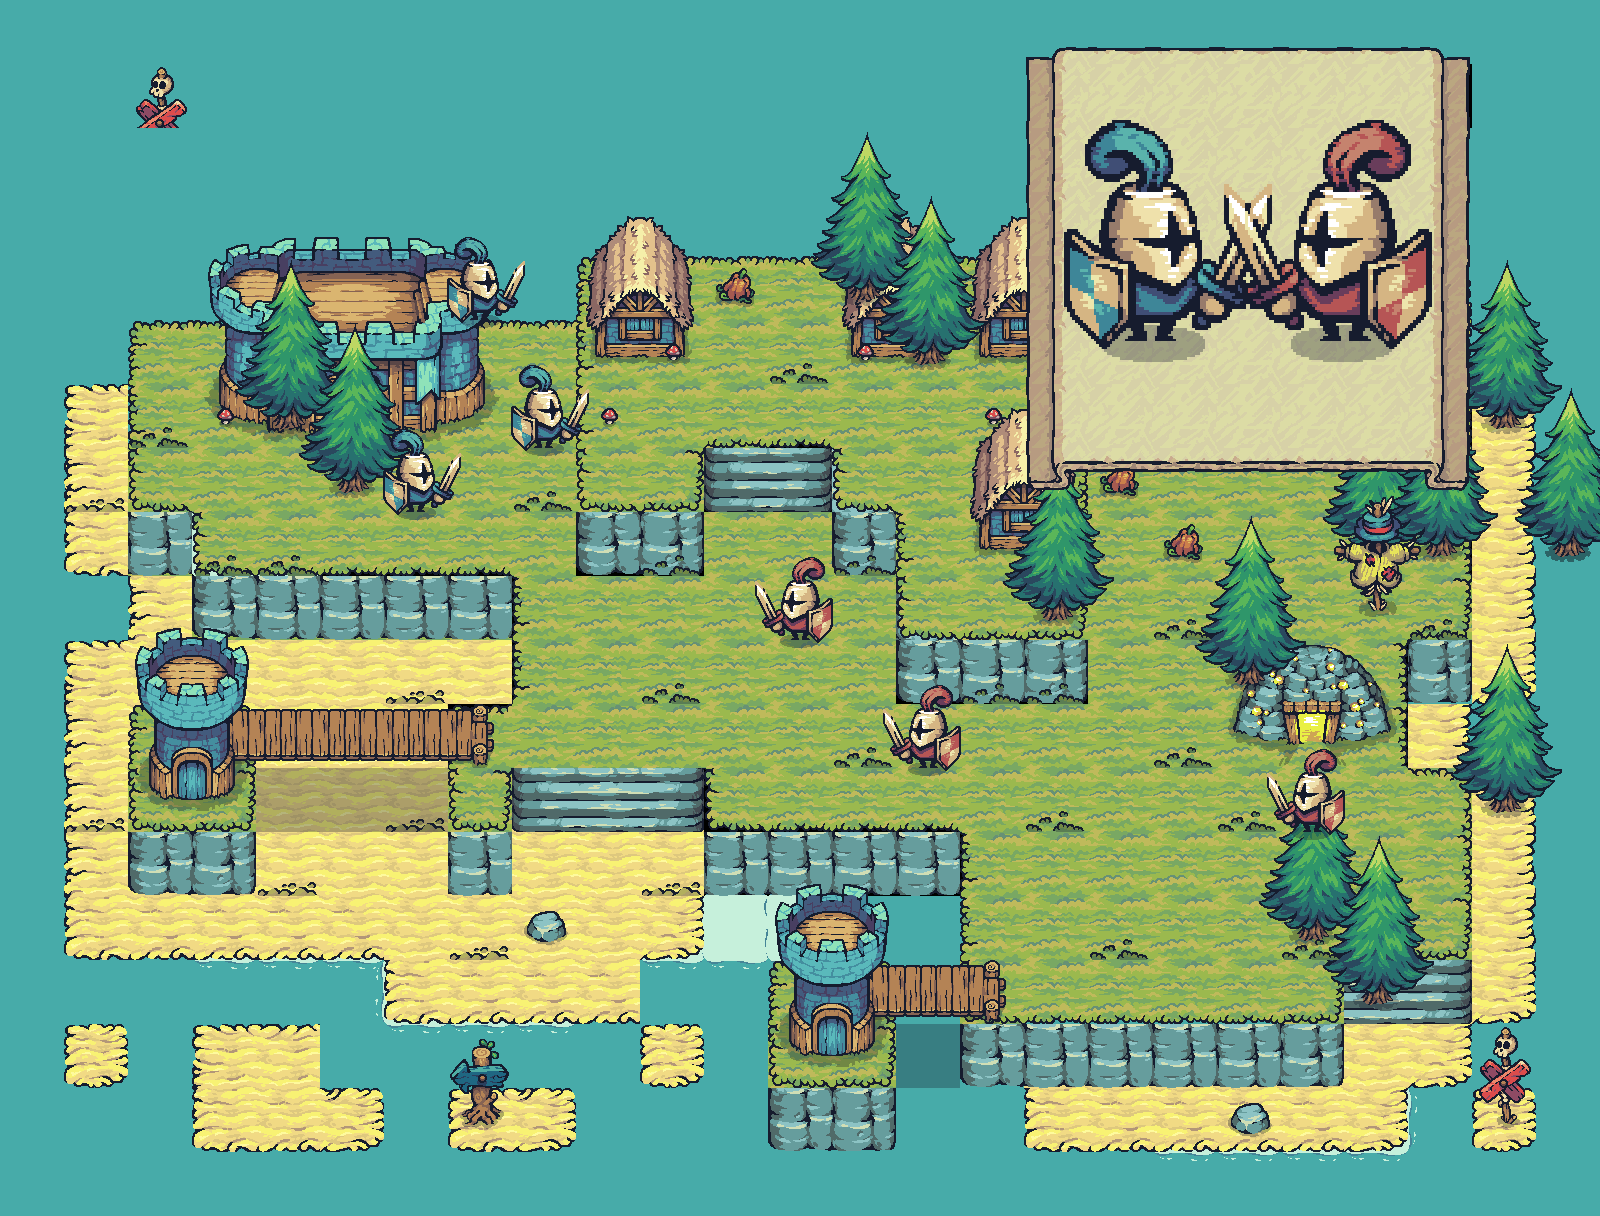

This is a level from a 2D game, rendered from its Tiled map with the project's own tilesets. A one-line summary and the map file follow, with tile-layer data summarised:
An orthogonal 25x19 tile map with 64x64 px tiles, 17 tile layers (Water, water real, Foam, YellowTerrain, ...), 2 hidden layers not drawn, 26 tilesets and 4 objects (PlayButton, SFXButton, SoundButton, AboutUsButton).

<map version="1.10" tiledversion="1.11.0" orientation="orthogonal" renderorder="right-down" width="25" height="19" tilewidth="64" tileheight="64" infinite="0" nextlayerid="25" nextobjectid="6">
 <tileset firstgid="1" source="Water.tsx" />
 <tileset firstgid="2" source="Foam_192.tsx" />
 <tileset firstgid="10" source="Terrain.tsx" />
 <tileset firstgid="50" source="Tilemap_Elevation.tsx" />
 <tileset firstgid="82" source="Tree.tsx" />
 <tileset firstgid="190" source="GoldMine_Active.tsx" />
 <tileset firstgid="196" source="Tower_Blue.tsx" />
 <tileset firstgid="204" source="Castle_Blue.tsx" />
 <tileset firstgid="224" source="House_Blue.tsx" />
 <tileset firstgid="230" source="Warrior_Blue_192.tsx" />
 <tileset firstgid="278" source="Warrior_Red_Idle_192.tsx" />
 <tileset firstgid="284" source="Bridge_All.tsx" />
 <tileset firstgid="296" source="01.tsx" />
 <tileset firstgid="297" source="06.tsx" />
 <tileset firstgid="298" source="12.tsx" />
 <tileset firstgid="299" source="13.tsx" />
 <tileset firstgid="300" source="16.tsx" />
 <tileset firstgid="302" source="17.tsx" />
 <tileset firstgid="304" source="18.tsx" />
 <tileset firstgid="313" source="Shadows.tsx" />
 <tileset firstgid="322" source="UI/Banner_Connection_Left_64.tsx" />
 <tileset firstgid="331" source="UI/Banner_Connection_Right_64.tsx" />
 <tileset firstgid="340" source="UI/Ribbon_Yellow_3Slides_64.tsx" />
 <tileset firstgid="343" source="Tree_192.tsx" />
 <tileset firstgid="355" source="Warrior_Blue_Big.tsx" />
 <tileset firstgid="419" source="Warrior_Red_Big.tsx" />
 <layer id="13" name="hidden" width="50" height="19" visible="0" locked="1">
  <data>[950 cells, 0 non-empty, 0 distinct tile ids]</data>
 </layer>
 <layer id="2" name="Water" width="50" height="19">
  <data>[950 cells, 0 non-empty, 0 distinct tile ids]</data>
 </layer>
 <layer id="11" name="water real" width="50" height="19">
  <data>[950 cells, 311 non-empty, 1 distinct tile ids]</data>
 </layer>
 <layer id="3" name="Foam" width="50" height="19">
  <data>[950 cells, 26 non-empty, 1 distinct tile ids]</data>
 </layer>
 <layer id="4" name="YellowTerrain" width="50" height="19">
  <data>[950 cells, 98 non-empty, 15 distinct tile ids]</data>
 </layer>
 <layer id="14" name="new terrain" width="50" height="19">
  <data>[950 cells, 19 non-empty, 4 distinct tile ids]</data>
 </layer>
 <layer id="6" name="GreenTerrain" width="50" height="19">
  <data>[950 cells, 44 non-empty, 8 distinct tile ids]</data>
 </layer>
 <layer id="5" name="Elevation" width="50" height="19">
  <data>[950 cells, 169 non-empty, 19 distinct tile ids]</data>
 </layer>
 <layer id="12" name="bridge" width="50" height="19">
  <data>[950 cells, 8 non-empty, 3 distinct tile ids]</data>
 </layer>
 <layer id="7" name="Buildings" width="50" height="19">
  <data>[950 cells, 66 non-empty, 40 distinct tile ids]</data>
 </layer>
 <layer id="8" name="Trees" width="50" height="19">
  <data>[950 cells, 2 non-empty, 2 distinct tile ids]</data>
 </layer>
 <layer id="22" name="AnimatedTrees" width="25" height="19">
  <data>[475 cells, 13 non-empty, 1 distinct tile ids]</data>
 </layer>
 <layer id="9" name="Knights" width="50" height="19">
  <data>[950 cells, 6 non-empty, 2 distinct tile ids]</data>
 </layer>
 <layer id="21" name="hiddenTree" width="25" height="19" visible="0" opacity="0.38">
  <data>[475 cells, 97 non-empty, 10 distinct tile ids]</data>
 </layer>
 <layer id="17" name="smallobjects" width="50" height="19">
  <data>[950 cells, 50 non-empty, 18 distinct tile ids]</data>
 </layer>
 <objectgroup id="18" name="ButtonsForSpawn">
  <object id="2" name="PlayButton" type="PlayButton" x="129.333" y="1029.33" width="252" height="120" />
  <object id="3" name="SFXButton" type="SFXButton" x="1345.33" y="1088" width="64" height="62.6667" />
  <object id="4" name="SoundButton" type="SoundButton" x="1408" y="1028" width="62.6667" height="56" />
  <object id="5" name="AboutUsButton" type="AboutUsButton" x="133.333" y="70.6667" width="61.3333" height="58.6667" />
 </objectgroup>
 <layer id="19" name="gameLogo" width="25" height="19">
  <data>[475 cells, 56 non-empty, 9 distinct tile ids]</data>
 </layer>
 <layer id="20" name="GameLogoRibbon" width="25" height="19">
  <data>[475 cells, 1 non-empty, 1 distinct tile ids]</data>
 </layer>
 <layer id="23" name="GameLogoKnights" width="25" height="19">
  <data>[475 cells, 20 non-empty, 20 distinct tile ids]</data>
 </layer>
 <layer id="24" name="GameLogoKnightRed" width="25" height="19">
  <data>[475 cells, 25 non-empty, 25 distinct tile ids]</data>
 </layer>
</map>
